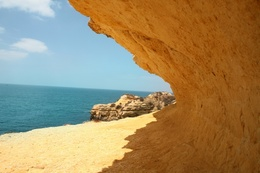
%> input picture src/1.jpg, 260 x 173 px, shrunk from 825 x 550 before the run
$ octave demo.m   (GNU Octave 9; MATLAB toolbox functions it lacks are replaced by stand-ins)
%> lines starting %> are read from the running program, lines starting %| are printed output that depends on the picture; in (x1, y1, x2, y2) boxes, pixels count from 0 and x2, y2 are one past the last pixel; in counts of white or black regions, pixels touching at a corner belong together; the program's own positions count from 1
%> further down, img is the input picture: size 173x260x3 uint8; mean R, G, B 159.6, 138.2, 99.9
### im_lowpoly.m
function [] = im_lowpoly(img, threshold, edg_amount, mid_amount)
%> called with threshold = 40, edg_amount = 5, mid_amount = 1000
%  converts an image to low-poly style by delaunay triangulation
% Input:
%   img        = img to be processed
%   threshold  = threshold of grayscale
%   edg_amount = fraction of points on the edge to use (integers greater
%   than 1, the smaller the number, the finer the triangulation)
%   mid_amount = number of points in the middle of image, the greater the
%   number, the finer the triangulation
% Output: None
%
% Example: useage
% img = imread('tyrion.jpg');
% im_lowpoly(img, 40, 2, 3000);
%
% Zhonglue Hu, Texas Tech University, zhonglue.hu@ttu.edu

imshow(img);
title('original image');
% sobel detection only handles gray image
% if the image is rgb, covert to gray
if size(img, 3) == 3
    % img is color
    img_gray = rgb2gray(img);
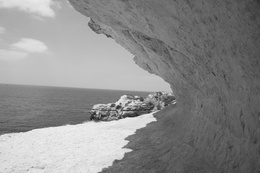
%> img_gray: size 173x260 uint8; min 25, max 243, mean 140.3
%     img_gray = adaptivethreshold(img_gray, 7, 0.03, 0);
%     imshow(img_gray);
else
    img_gray = img;
%     img_gray = adaptivethreshold(img, 7, 0.03, 0);
%     imshow(img_gray);
end

% edge detection, use sobel detector, prewitt also works

edge_sobel = edge(img_gray, 'sobel');
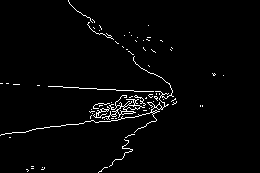
%> edge_sobel: size 173x260 logical; 2.4% white in thin lines or dots, all inside (x1, y1, x2, y2) = (0, 0, 224, 173)

[height, length] = size(img_gray);
%> height = 173; length = 260

% select the points on the edge, and has gray scale larger than given
% threshold
edg_prod = uint8(edge_sobel).*img_gray;
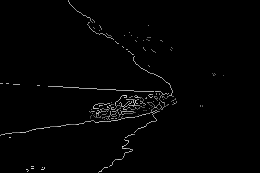
%> edg_prod: size 173x260 uint8; min 0, max 228, mean 3.4
[col, row] = find(edg_prod(:, :) > threshold);
%> col = 1071 values from 1 to 173; row = 1071 values from 1 to 224
edge_pt = cat(2, col, row);
%> edge_pt = 1071 rows, first 12: [84 1; 136 1; 84 2; 135 2; 84 3; 135 3; 135 4; 135 5; 134 6; 84 7; 134 7; 84 8]
% this edg_rand is subject to change
edg_rand = round(numel(edge_pt(:,1))/edg_amount);
%> edg_rand = 214

% randomly select edg_rand pts from the edge_sobel
[edge_height, edge_length] = size(edge_pt);
%> edge_height = 1071; edge_length = 2
rng('shuffle');
% selected edge points
edge_slt = edge_pt(randperm(edge_height, edg_rand),:);
% add points not in edge

mid_slt = rand(mid_amount, 2);

mid_slt(:,1) = round(mid_slt(:,1)*(height - 1) + 1);
mid_slt(:,2) = round(mid_slt(:,2)*(length - 1) + 1);
pt_set = [edge_slt;mid_slt];
%> pt_set = 1214 rows, first 12: [105 154; 70 145; 117 115; 173 99; 112 124; 40 114; 92 148; 104 104; 109 121; 141 129; 98 161; 96 124]
% add four corners
corners = [1, 1;height, 1;1, length; height, length];
%> corners = [1 1; 173 1; 1 260; 173 260]
pt_set = [pt_set; corners];
%> pt_set = 1218 rows, first 12: [105 154; 70 145; 117 115; 173 99; 112 124; 40 114; 92 148; 104 104; 109 121; 141 129; 98 161; 96 124]


figure
imshow(img_gray);
hold on

tri = delaunay(pt_set(:,2), pt_set(:,1));
%> tri = 2372 rows, first 12: [974 1101 998; 974 998 1063; 974 1063 1216; 974 14 1101; 1068 255 1218; 220 1216 1063; 220 1136 1216; 220 1166 1136; 220 294 1166; 220 1063 294; 667 993 4; 667 713 993]
triplot(tri, pt_set(:,2), pt_set(:,1));

% get color
% if the image is color, then it is n by 3 matrix
color = zeros(numel(tri)/3,numel(img(1, 1, :)));

% get the coordinates of mid points in the triangle
mid_point = zeros(numel(tri)/3, 2);
temp = 1:numel(tri)/3;
%> temp = 2372 values from 1 to 2372
mid_point(temp, 1) = round(sum(reshape(pt_set(tri(temp,:), 1), [], 3), 2)/3);
mid_point(temp, 2) = round(sum(reshape(pt_set(tri(temp,:), 2), [], 3), 2)/3);

% get the color of the mid points and use them for filling the triangles
for i = 1:numel(tri)/3
    color(i, :) = img(mid_point(i,1), mid_point(i,2),:);
    patch(pt_set(tri(i,1:3), 2), pt_set(tri(i,1:3), 1), ...
    color(i,:)/256, 'EdgeColor','none');
end
%> after the loop, color = 2372 rows, first 12: [251 214 144; 252 219 152; 246 210 136; 253 216 145; 115 71 22; 252 212 140; 254 208 131; 237 185 112; 254 208 133; 250 212 141; 252 218 144; 248 215 146]
title('low poly image');
end

### demo.m
clc;
clear;
close all
img = imread('1.jpg');
im_lowpoly(img, 40, 5, 1000);
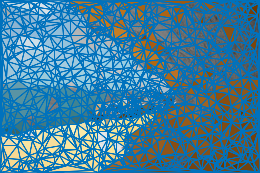
%> figure redrawn from the program's plot data; its title reads 'low poly image'
